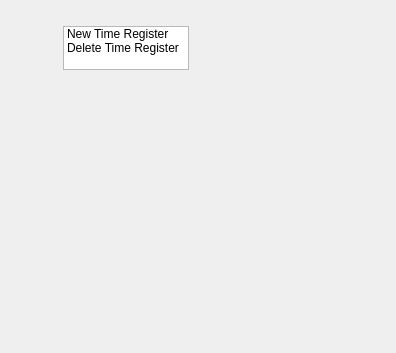
<?xml version="1.0" encoding="UTF-8"?>
<ui version="4.0">
 <class>Form</class>
 <widget class="QWidget" name="Form">
  <property name="geometry">
   <rect>
    <x>0</x>
    <y>0</y>
    <width>396</width>
    <height>353</height>
   </rect>
  </property>
  <property name="windowTitle">
   <string>Form</string>
  </property>
  <widget class="QListWidget" name="listWidget">
   <property name="geometry">
    <rect>
     <x>63</x>
     <y>26</y>
     <width>126</width>
     <height>44</height>
    </rect>
   </property>
   <property name="currentRow">
    <number>-1</number>
   </property>
   <item>
    <property name="text">
     <string>New Time Register</string>
    </property>
   </item>
   <item>
    <property name="text">
     <string>Delete Time Register</string>
    </property>
   </item>
  </widget>
 </widget>
 <resources/>
 <connections/>
</ui>
